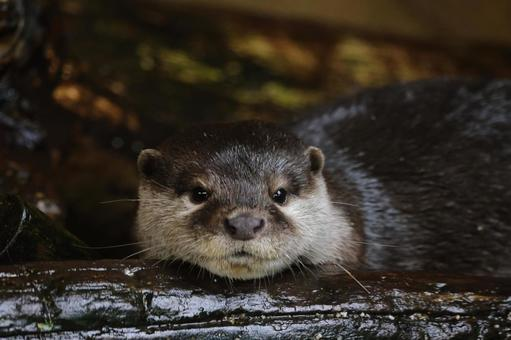
#> input picture chapter05/soodal.jpeg, 511 x 340 px
$ python histo_equalize.py
#> lines starting #> are read from the running program, lines starting #| are printed output that depends on the picture
import cv2
import numpy as np
import matplotlib.pylab as plt

#--① 대상 영상으로 그레이 스케일로 읽기
img = cv2.imread('soodal.jpeg', cv2.IMREAD_GRAYSCALE)
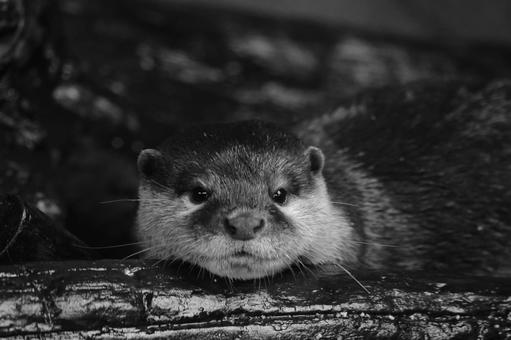
#> img: shape (340, 511); min 0, max 236, mean 47.7
rows, cols = img.shape[:2]
#> rows = 340; cols = 511

#--② 이퀄라이즈 연산을 직접 적용
hist = cv2.calcHist([img], [0], None, [256], [0, 256]) #히스토그램 계산
#> hist = 256 values, max 5620 at index 22, min 0 at index 229, mean 678.7
cdf = hist.cumsum()                                     # 누적 히스토그램
#> cdf = 256 values from 52 to 173740
cdf_m = np.ma.masked_equal(cdf, 0)                      # 0(zero)인 값을 NaN으로 제거
cdf_m = (cdf_m - cdf_m.min()) /(rows * cols) * 255      # 이퀄라이즈 히스토그램 계산
cdf = np.ma.filled(cdf_m,0).astype('uint8')             # NaN을 다시 0으로 환원
#> cdf = 256 values from 0 to 254
print(cdf.shape)
#| (256,)
img2 = cdf[img]                                         # 히스토그램을 픽셀로 맵핑
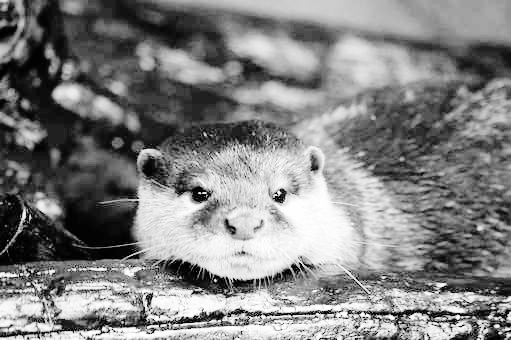
#> img2: shape (340, 511); min 0, max 254, mean 128.9

#--③ OpenCV API로 이퀄라이즈 히스토그램 적용
img3 = cv2.equalizeHist(img)

#--④ 이퀄라이즈 결과 히스토그램 계산
hist2 = cv2.calcHist([img2], [0], None, [256], [0, 256])
#> hist2 = 256 values, max 5620 at index 62, min 0 at index 4, mean 678.7
hist3 = cv2.calcHist([img3], [0], None, [256], [0, 256])
#> hist3 = 256 values, max 5620 at index 62, min 0 at index 3, mean 678.7

#--⑤ 결과 출력
cv2.imshow('Before', img)
cv2.imshow('Manual', img2)
cv2.imshow('cv2.equalizeHist()', img3)
hists = {'Before':hist, 'Manual':hist2, 'cv2.equalizeHist()':hist3}
for i, (k, v) in enumerate(hists.items()):
    plt.subplot(1,3,i+1)
    plt.title(k)
    plt.plot(v)
#> this loop made 3 passes
#> k on passes 1 to 3: 'Before', 'Manual', 'cv2.equalizeHist()'
plt.show()
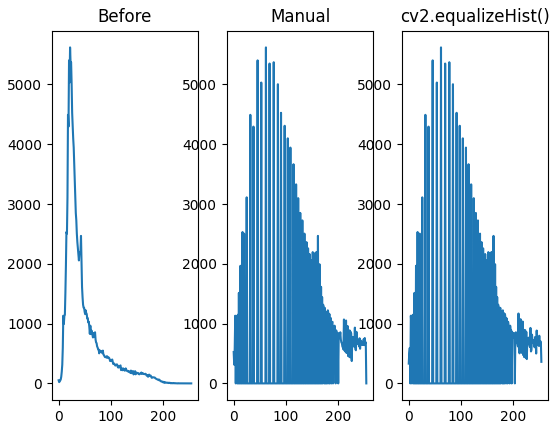
#> figure drawn by matplotlib, 3 panels; panel 1: curve peaks at x = 22, y = 5620; panel 2: curve peaks at x = 62, y = 5620; panel 3: curve peaks at x = 62, y = 5620
